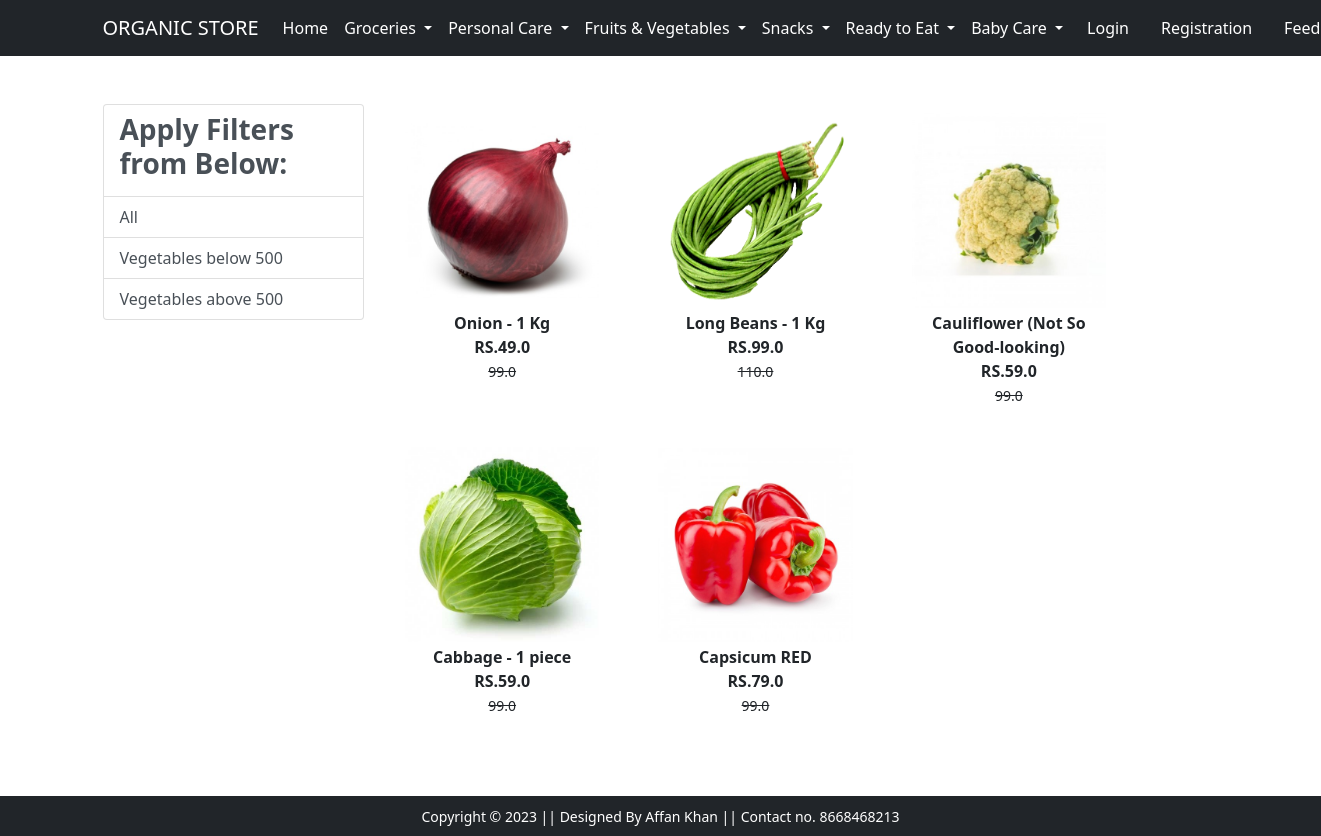
Page /vegetables/ on the committed database.
### organic/models.py (models this page shows, shortened)
class Product(models.Model):
    title = models.CharField(max_length=100)
    selling_price = models.FloatField()
    discounted_price = models.FloatField()
    description = models.TextField()
    brand = models.CharField(max_length=100)
    category = models.CharField(choices=CATEGORY_CHOICES, max_length=5)
    product_image = models.ImageField(upload_to="productimg")

### organic/views.py (the view)
# urls.py: path('vegetables/', views.vegetables, name='vegetables'),
def vegetables(request, data=None):
    totalitem = 0
    if data == None:
        vegetables = Product.objects.filter(category='ve')
    elif data == 'below':
        vegetables = Product.objects.filter(category='ve').filter(discounted_price__lt=500)
    elif data == 'above':
        vegetables = Product.objects.filter(category='ve').filter(discounted_price__gt=500)
    if request.user.is_authenticated:
        totalitem = len(Cart.objects.filter(user=request.user))
    return render(request, 'vegetables.html', {'vegetables': vegetables, 'totalitem': totalitem})

### organic/templates/vegetables.html (shortened to what this page needs)
{% extends 'base.html' %}
{% load static %}
{% block main-content %}
<body>
<div class="container my-5 ">
 <div class="row">
  <div class="col-sm-3">
    <div class="list-group">
        <a href="#" class="list-group-item
         list-group-item-action" aria-current="true" ><h3 class="fw-bold">Apply Filters from Below:</h3></a>
        <a href="{% url 'vegetables' %}" class="list-group-item
         list-group-item-action" aria-current="true">All</a>
         <a href="{% url 'vegetablesdata' 'below' %}" class="list-group-item
         list-group-item-action" aria-current="true">Vegetables below 500</a>
         <a href="{% url 'vegetablesdata' 'above' %}" class="list-group-item
         list-group-item-action" aria-current="true">Vegetables above 500</a>
    </div>
  </div>
  <div class="col-sm-8">
      <div class="row">
          {% for product in vegetables %}
           <div class="col-sm-4 text-center mb-4">
               <a href="{% url 'product-detail' product.id %}" class="btn">
                   <div class="item">
                       <img src="{{product.product_image.url}}" alt="" height="200" class="">
                       <div class="fw-bold">{{product.description}}</div>
                       <div class="fw-bold">RS.{{product.discounted_price}}</div>
                       <small class="fw-light text-decoration-line-through">{{product.selling_price}}</small>
                   </div>
                </a>
            </div>
            {% endfor %}
        </div>
  </div>
 </div>
</div>
</body>
{% endblock main-content %}

### rows in the picture
Product: product_image (picture), description "Onion - 1 Kg", discounted_price "49.0", selling_price "99.0"
Product: product_image (picture), description "Long Beans - 1 Kg", discounted_price "99.0", selling_price "110.0"
Product: product_image (picture), description "Cauliflower (Not So Good-looking)", discounted_price "59.0", selling_price "99.0"
Product: product_image (picture), description "Cabbage - 1 piece", discounted_price "59.0", selling_price "99.0"
Product: product_image (picture), description "Capsicum RED", discounted_price "79.0", selling_price "99.0"
